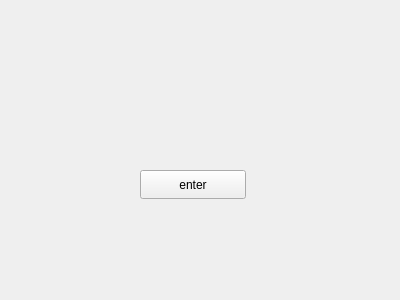
<?xml version="1.0" encoding="UTF-8"?>
<ui version="4.0">
 <class>MainForm</class>
 <widget class="QWidget" name="MainForm">
  <property name="geometry">
   <rect>
    <x>0</x>
    <y>0</y>
    <width>400</width>
    <height>300</height>
   </rect>
  </property>
  <property name="windowTitle">
   <string>Form</string>
  </property>
  <widget class="QPushButton" name="pushButton">
   <property name="geometry">
    <rect>
     <x>140</x>
     <y>170</y>
     <width>106</width>
     <height>29</height>
    </rect>
   </property>
   <property name="text">
    <string>enter</string>
   </property>
  </widget>
 </widget>
 <resources/>
 <connections/>
</ui>
